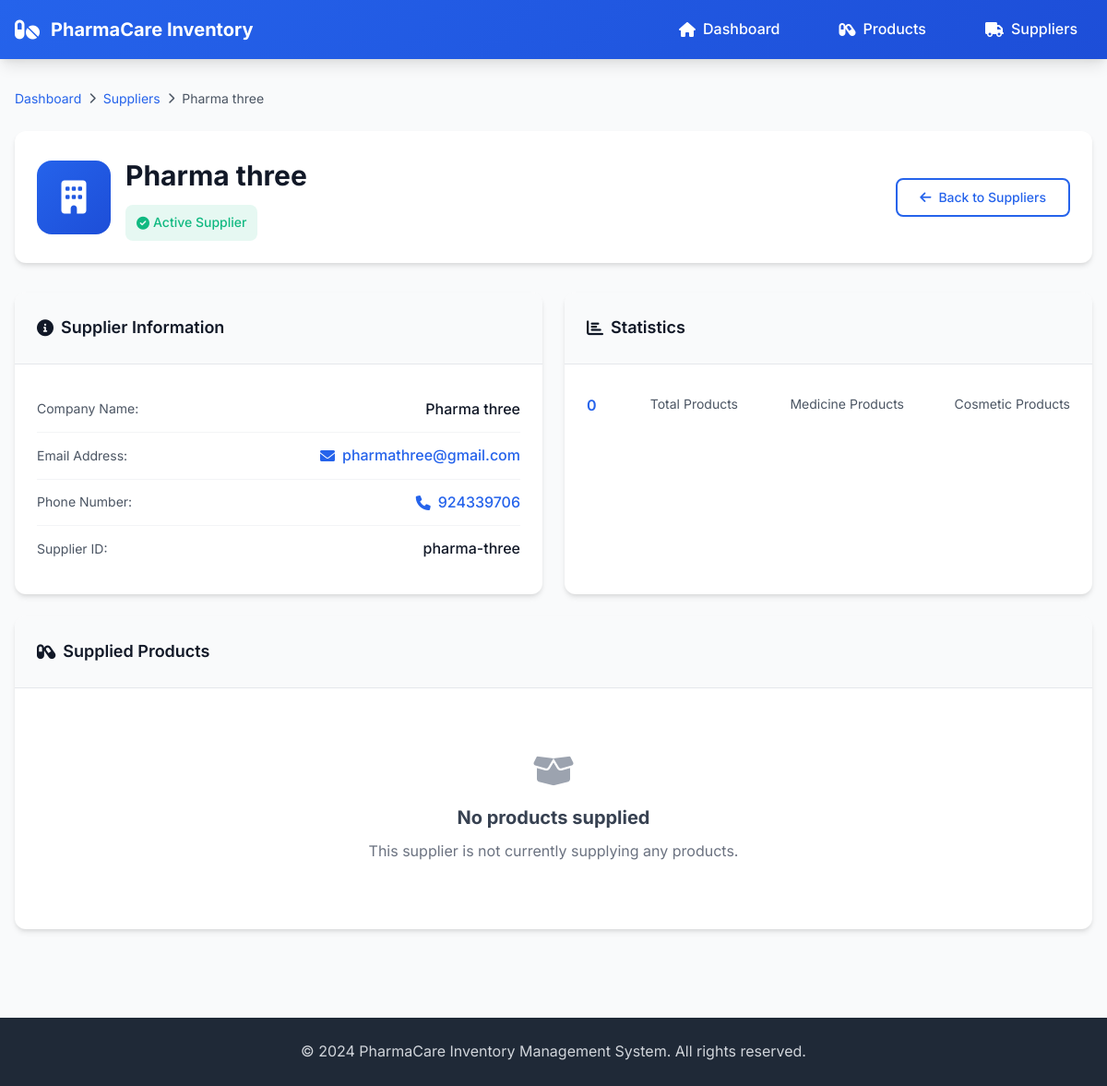
/inventory/suppliers/pharma-three, run on the app's committed database.
### inventory/models.py (models this page shows, shortened)
class Supplier(models.Model):
    supplier_name = models.CharField(max_length=50)
    phone_no = models.CharField(max_length = 10)
    email = models.EmailField()
    slug = models.SlugField(default ="",null = False,db_index= True)

### inventory/views.py (the view)
# urls.py: path("suppliers/<slug>",views.SupplierDetailView.as_view(), name="supplier_detail"),
class SupplierDetailView(DetailView):
    template_name = "inventory/supplier-detail.html"
    model = Supplier

### inventory/templates/inventory/supplier-detail.html (shortened to what this page needs)
{% extends "inventory/base.html" %}
{% block content %}
<div class="supplier-detail-container">
    <div class="breadcrumb">
        <a href="">Dashboard</a>
        <i class="fas fa-chevron-right"></i>
        <a href="{% url 'inventory:suppliers' %}">Suppliers</a>
        <i class="fas fa-chevron-right"></i>
        <span>{{ supplier.supplier_name }}</span>
    </div>
    <div class="supplier-detail-header">
        <div class="supplier-title-section">
            <div class="supplier-icon-large">
                <i class="fas fa-building"></i>
            </div>
            <div class="supplier-title-info">
                <h1 class="supplier-title">{{ supplier.supplier_name }}</h1>
                <div class="supplier-badges">
                    <span class="status-badge active">
                        <i class="fas fa-check-circle"></i>
                        Active Supplier
                    </span>
                </div>
            </div>
        </div>
        <div class="supplier-actions">
            <a href="{% url 'inventory:suppliers' %}" class="btn btn-outline">
                <i class="fas fa-arrow-left"></i>
                Back to Suppliers
            </a>
        </div>
    </div>
    <div class="supplier-detail-content">
        <div class="detail-grid">
            <div class="detail-card">
                <div class="card-header">
                    <h3>
                        <i class="fas fa-info-circle"></i>
                        Supplier Information
                    </h3>
                </div>
                <div class="card-content">
                    <div class="detail-row">
                        <span class="detail-label">Company Name:</span>
                        <span class="detail-value">{{ supplier.supplier_name }}</span>
                    </div>
                    <div class="detail-row">
                        <span class="detail-label">Email Address:</span>
                        <span class="detail-value">
                            <a href="mailto:{{ supplier.email }}" class="email-link">
                                <i class="fas fa-envelope"></i>
                                {{ supplier.email }}
                            </a>
                        </span>
                    </div>
                    <div class="detail-row">
                        <span class="detail-label">Phone Number:</span>
                        <span class="detail-value">
                            <a href="tel:{{ supplier.phone_no }}" class="phone-link">
                                <i class="fas fa-phone"></i>
                                {{ supplier.phone_no }}
                            </a>
                        </span>
                    </div>
                    <div class="detail-row">
                        <span class="detail-label">Supplier ID:</span>
                        <span class="detail-value">{{ supplier.slug }}</span>
                    </div>
                </div>
            </div>
            <div class="detail-card">
                <div class="card-header">
                    <h3>
                        <i class="fas fa-chart-bar"></i>
                        Statistics
                    </h3>
                </div>
                <div class="card-content">
                    <div class="stats-overview">
                        <div class="stat-item">
                            <div class="stat-number">{{ supplier.product_set.count }}</div>
                            <div class="stat-label">Total Products</div>
                        </div>
                        <div class="stat-item">
                            <div class="stat-label">Medicine Products</div>
                        </div>
                        <div class="stat-item">
                            <div class="stat-label">Cosmetic Products</div>
                        </div>
                    </div>
                </div>
            </div>
            <div class="detail-card full-width">
                <div class="card-header">
                    <h3>
                        <i class="fas fa-capsules"></i>
                        Supplied Products
                    </h3>
                </div>
                <div class="card-content">
                    {% if supplier.product_set.all %}
                        <div class="products-table">
                            <div class="table-header">
                                <div class="table-cell">Product Name</div>
                                <div class="table-cell">Category</div>
                                <div class="table-cell">Stock</div>
                                <div class="table-cell">Expiry Date</div>
                                <div class="table-cell">Status</div>
                                <div class="table-cell">Actions</div>
                            </div>
                            {% for product in supplier.product_set.all %}
                            <div class="table-row">
                                <div class="table-cell">
                                    <div class="product-info">
                                        <div class="product-icon">
                                            {% if product.category == 'medicine' %}
                                                <i class="fas fa-pills"></i>
                                            {% else %}
                                                <i class="fas fa-spray-can"></i>
                                            {% endif %}
                                        </div>
                                        <span>{{ product.product_name }}</span>
                                    </div>
                                </div>
                                <div class="table-cell">
                                    <span class="category-badge {{ product.category|lower }}">
                                        {{ product.category|title }}
                                    </span>
                                </div>
                                <div class="table-cell">
                                    <span class="stock-info">{{ product.quantity }} units</span>
                                </div>
                                <div class="table-cell">
                                    <span>{{ product.expiry_date|date:"M d, Y" }}</span>
                                </div>
                                <div class="table-cell">
                                    <span class="stock-status {% if product.quantity <= product.threshold %}low-stock{% else %}in-stock{% endif %}">
                                        {% if product.quantity <= product.threshold %}
                                            <i class="fas fa-exclamation-triangle"></i>
                                            Low Stock
                                        {% else %}
                                            <i class="fas fa-check-circle"></i>
                                            In Stock
                                        {% endif %}
                                    </span>
                                </div>
                                <div class="table-cell">
                                    <a href="{% url 'inventory:product_detail' product.slug %}" class="btn btn-sm btn-outline">
                                        <i class="fas fa-eye"></i>
                                        View
                                    </a>
                                </div>
                            </div>
                            {% endfor %}
                        </div>
                    {% else %}
                        <div class="empty-products">
                            <i class="fas fa-box-open"></i>
                            <h4>No products supplied</h4>
                            <p>This supplier is not currently supplying any products.</p>
                        </div>
                    {% endif %}
                </div>
            </div>
        </div>
    </div>
</div>
{% endblock %}

### data on the page
Supplier: supplier_name "Pharma three", email "pharmathree@gmail.com", phone_no "924339706", slug "pharma-three", product_set.count "0"
